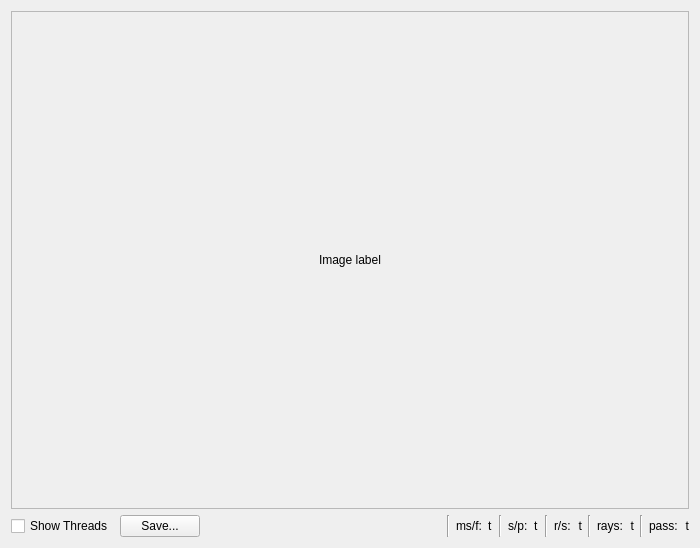
<?xml version="1.0" encoding="UTF-8"?>
<ui version="4.0">
 <class>PainterWindow</class>
 <widget class="QWidget" name="PainterWindow">
  <property name="geometry">
   <rect>
    <x>0</x>
    <y>0</y>
    <width>700</width>
    <height>548</height>
   </rect>
  </property>
  <property name="windowTitle">
   <string>Form</string>
  </property>
  <layout class="QVBoxLayout" name="verticalLayout">
   <item>
    <widget class="QScrollArea" name="scrollArea">
     <property name="widgetResizable">
      <bool>true</bool>
     </property>
     <widget class="QWidget" name="scrollAreaWidgetContents">
      <property name="geometry">
       <rect>
        <x>0</x>
        <y>0</y>
        <width>680</width>
        <height>497</height>
       </rect>
      </property>
      <layout class="QVBoxLayout" name="verticalLayout_2">
       <item>
        <widget class="QLabel" name="label_points">
         <property name="text">
          <string>Image label</string>
         </property>
         <property name="alignment">
          <set>Qt::AlignCenter</set>
         </property>
        </widget>
       </item>
      </layout>
     </widget>
    </widget>
   </item>
   <item>
    <layout class="QHBoxLayout" name="horizontalLayout">
     <item>
      <widget class="QCheckBox" name="checkBox_show_threads">
       <property name="text">
        <string>Show Threads</string>
       </property>
      </widget>
     </item>
     <item>
      <widget class="QPushButton" name="pushButton_save_to_file">
       <property name="text">
        <string>Save...</string>
       </property>
      </widget>
     </item>
     <item>
      <spacer name="horizontalSpacer">
       <property name="orientation">
        <enum>Qt::Horizontal</enum>
       </property>
       <property name="sizeHint" stdset="0">
        <size>
         <width>40</width>
         <height>20</height>
        </size>
       </property>
      </spacer>
     </item>
     <item>
      <layout class="QGridLayout" name="gridLayout">
       <item row="0" column="13">
        <widget class="QLabel" name="label_1">
         <property name="text">
          <string>pass:</string>
         </property>
        </widget>
       </item>
       <item row="0" column="14">
        <widget class="QLabel" name="label_pass_count">
         <property name="text">
          <string>t</string>
         </property>
         <property name="alignment">
          <set>Qt::AlignRight|Qt::AlignTrailing|Qt::AlignVCenter</set>
         </property>
        </widget>
       </item>
       <item row="0" column="12">
        <widget class="Line" name="line">
         <property name="orientation">
          <enum>Qt::Vertical</enum>
         </property>
        </widget>
       </item>
       <item row="0" column="11">
        <widget class="QLabel" name="label_ray_count">
         <property name="text">
          <string>t</string>
         </property>
         <property name="alignment">
          <set>Qt::AlignRight|Qt::AlignTrailing|Qt::AlignVCenter</set>
         </property>
        </widget>
       </item>
       <item row="0" column="0">
        <widget class="Line" name="line_2">
         <property name="orientation">
          <enum>Qt::Vertical</enum>
         </property>
        </widget>
       </item>
       <item row="0" column="8">
        <widget class="QLabel" name="label_rays_per_second">
         <property name="toolTip">
          <string>Rays per Second</string>
         </property>
         <property name="text">
          <string>t</string>
         </property>
         <property name="alignment">
          <set>Qt::AlignRight|Qt::AlignTrailing|Qt::AlignVCenter</set>
         </property>
        </widget>
       </item>
       <item row="0" column="7">
        <widget class="QLabel" name="label">
         <property name="toolTip">
          <string>Rays per Second</string>
         </property>
         <property name="text">
          <string>r/s:</string>
         </property>
        </widget>
       </item>
       <item row="0" column="9">
        <widget class="Line" name="line_3">
         <property name="orientation">
          <enum>Qt::Vertical</enum>
         </property>
        </widget>
       </item>
       <item row="0" column="10">
        <widget class="QLabel" name="label_2">
         <property name="text">
          <string>rays:</string>
         </property>
        </widget>
       </item>
       <item row="0" column="5">
        <widget class="QLabel" name="label_samples_per_pixel">
         <property name="toolTip">
          <string>Samples per Pixel</string>
         </property>
         <property name="text">
          <string>t</string>
         </property>
        </widget>
       </item>
       <item row="0" column="4">
        <widget class="QLabel" name="label_4">
         <property name="toolTip">
          <string>Samples per Pixel</string>
         </property>
         <property name="text">
          <string>s/p:</string>
         </property>
        </widget>
       </item>
       <item row="0" column="6">
        <widget class="Line" name="line_4">
         <property name="orientation">
          <enum>Qt::Vertical</enum>
         </property>
        </widget>
       </item>
       <item row="0" column="2">
        <widget class="QLabel" name="label_milliseconds_per_frame">
         <property name="toolTip">
          <string>Milliseconds per Frame</string>
         </property>
         <property name="text">
          <string>t</string>
         </property>
        </widget>
       </item>
       <item row="0" column="3">
        <widget class="Line" name="line_5">
         <property name="orientation">
          <enum>Qt::Vertical</enum>
         </property>
        </widget>
       </item>
       <item row="0" column="1">
        <widget class="QLabel" name="label_5">
         <property name="text">
          <string>ms/f:</string>
         </property>
        </widget>
       </item>
      </layout>
     </item>
    </layout>
   </item>
  </layout>
 </widget>
 <resources/>
 <connections/>
</ui>
